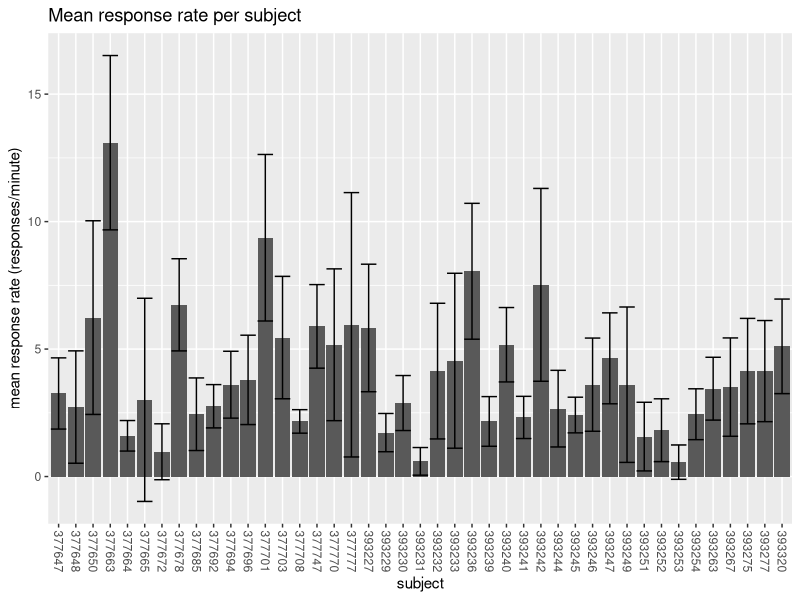
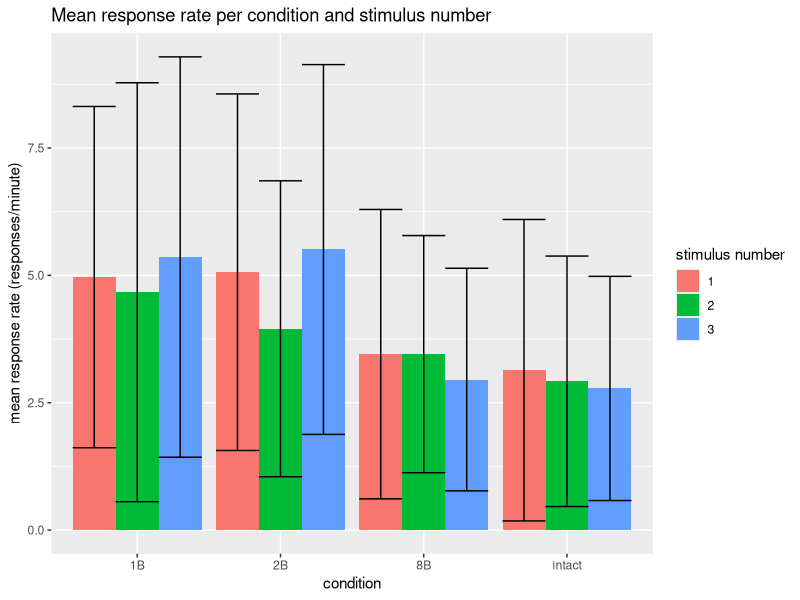
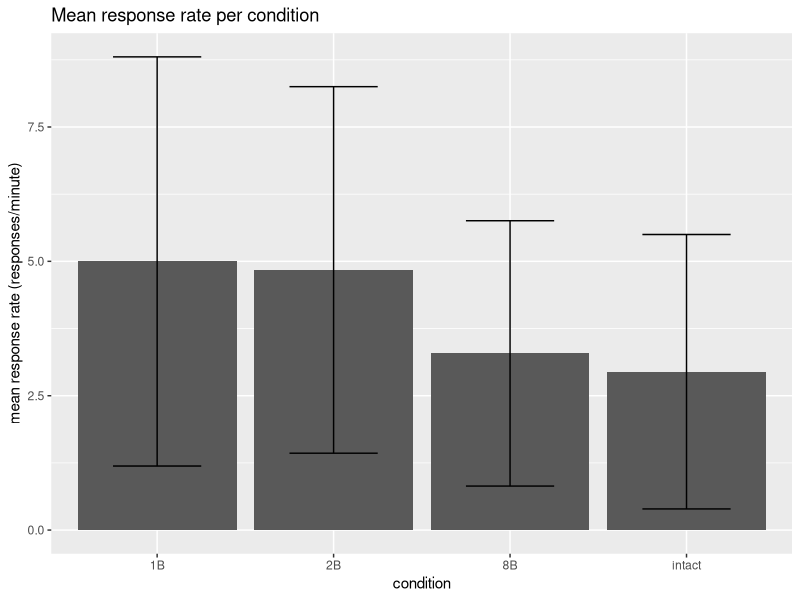
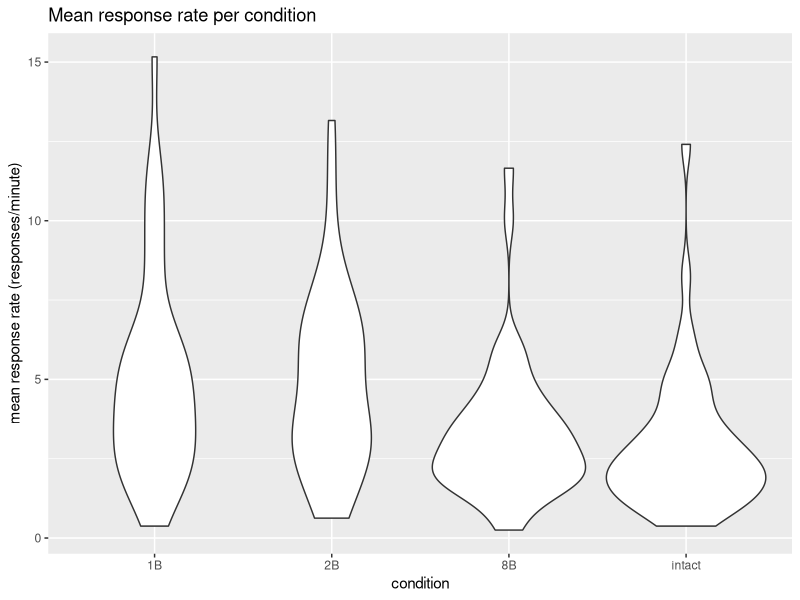

Write R code to recreate these figures, in order.
## ---- chunk 1
knitr::opts_chunk$set(echo = FALSE, message = FALSE)
library(tidyverse)
library(magrittr)
## ---- chunk 2
data_long <- as_tibble(read_csv('data/responses_binarized_long.csv'))

# convert exp_subject_id to a factor
data_long <- mutate(data_long, exp_subject_id = as.factor(exp_subject_id))
## ---- chunk 3
data <- data_long %>%
  group_by(exp_subject_id, scram_cond, stim_num, run) %>%
  nest(response_tbl = c(time,response)) %>%
  print()
## ---- chunk 4
data$response_tbl[[1]]
data$response_tbl[[1]][[2]]
## ---- chunk 5
response_rate <- data_long %>%
  group_by(exp_subject_id, scram_cond, stim_num, run) %>%
  summarize(response_count = sum(response)) %>%
  mutate(response_rate = response_count / 1.33) %>%
  print()
## ---- chunk 6
p_avg_rate_subj <- response_rate %>%
  group_by(exp_subject_id) %>%
  summarize(mean_rate = mean(response_rate), sd_rate = sd(response_rate)) %>%
  print() %>%
  
  ggplot(aes(x = exp_subject_id, y = mean_rate)) +
  geom_bar(stat = 'identity') +
  geom_errorbar(aes(ymin = mean_rate - sd_rate, ymax = mean_rate + sd_rate)) +
  labs(title = "Mean response rate per subject",
       x = "subject",
       y = "mean response rate (responses/minute)") +
  theme(axis.text.x = element_text(angle = -90, vjust = 0.5, hjust = 1))
  
p_avg_rate_subj
## ---- chunk 7
p_avg_rate_stim <- response_rate %>%
  mutate(scram_cond = as.factor(scram_cond),
         stim_num = as.factor(stim_num)) %>%
  group_by(scram_cond, stim_num) %>%
  summarize(mean_rate = mean(response_rate), sd_rate = sd(response_rate)) %>%
  print() %>%
  
  ggplot(aes(x = scram_cond, y = mean_rate, fill = stim_num)) +
  geom_bar(stat = 'identity', position = "dodge") +
  geom_errorbar(aes(ymin = mean_rate - sd_rate, ymax = mean_rate + sd_rate),
                position = "dodge") +
  labs(title = "Mean response rate per condition and stimulus number",
       x = "condition",
       fill = "stimulus number",
       y = "mean response rate (responses/minute)")


p_avg_rate_stim
## ---- chunk 8
p_avg_rate_cond <- response_rate %>%
  mutate(scram_cond = as.factor(scram_cond)) %>%
  group_by(scram_cond) %>%
  summarize(mean_rate = mean(response_rate), sd_rate = sd(response_rate)) %>%
  print() %>%
  
  ggplot(aes(x = scram_cond, y = mean_rate)) +
  geom_bar(stat = 'identity') +
  geom_errorbar(aes(ymin = mean_rate - sd_rate, ymax = mean_rate + sd_rate),
                width = 0.5) +
  labs(title = "Mean response rate per condition",
       x = "condition",
       y = "mean response rate (responses/minute)")

p_avg_rate_cond
## ---- chunk 9
avg_rate_cond_subject <- response_rate %>%
  mutate(scram_cond = as.factor(scram_cond)) %>%
  group_by(exp_subject_id, scram_cond) %>%
  summarize(mean_rate = mean(response_rate)) %>%
  print()
  
p_avg_rate_cond_subject <- avg_rate_cond_subject %>%
  ggplot(aes(x = scram_cond, y = mean_rate)) +
  geom_violin() +
  labs(title = "Mean response rate per condition",
       x = "condition",
       y = "mean response rate (responses/minute)")

p_avg_rate_cond_subject
## ---- chunk 10
dist.1B <- filter(avg_rate_cond_subject, scram_cond == '1B')$mean_rate
dist.2B <- filter(avg_rate_cond_subject, scram_cond == '2B')$mean_rate
dist.8B <- filter(avg_rate_cond_subject, scram_cond == '8B')$mean_rate
dist.intact <- filter(avg_rate_cond_subject, scram_cond == 'intact')$mean_rate

shapiro.test(dist.1B)
shapiro.test(dist.2B)
shapiro.test(dist.8B)
shapiro.test(dist.intact)
## ---- chunk 11
wilcox.test(dist.1B, dist.2B, paired = TRUE)
wilcox.test(dist.8B, dist.intact, paired = TRUE)
## ---- chunk 12
